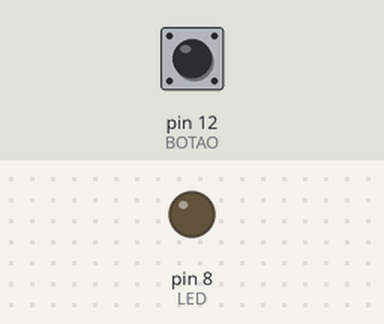
Recording of a sketch running on a simulated Arduino Uno, built with avr-gcc and run on an emulated ATmega328P. On the bench: output pins drawn as LEDs (lit = HIGH). The test bench sets the inputs (shaded band); at power-on: pin 12 (BOTAO) LOW.

Above: at 1.2 s.
1.3 s: pin 12 (BOTAO) pulled HIGH for 0.15 s
At 1.37 s:
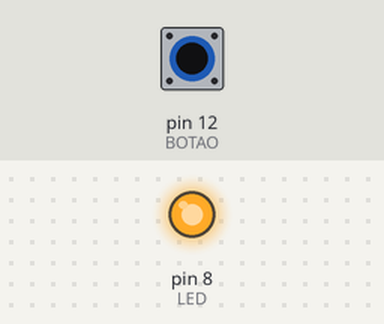
2.9 s: pin 12 (BOTAO) pulled HIGH for 3.2 s
At 7.2 s:
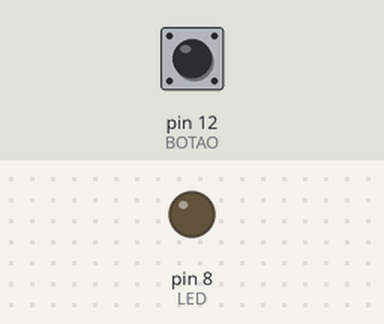
Timing chart, 0 to 8.7 s (numbered marks = the images above; inputs shaded):
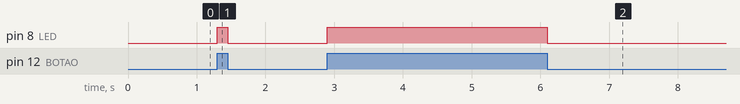

The sketch:

utilizando_um_botao_do_zero.ino
```cpp
int LED = 8;
int BOTAO = 12;
int ESTADO_BOTAO = 0;

void setup() {
  pinMode(LED, OUTPUT);
  pinMode(BOTAO, INPUT);
}

void loop() {
  ESTADO_BOTAO = digitalRead(BOTAO);

  if (ESTADO_BOTAO == HIGH) {
    digitalWrite(LED, HIGH);
  } else {
    digitalWrite(LED, LOW);
  }
}
```

Measured:
- after the input at 1.3 s, pin 8 (LED): LOW → HIGH at once, → LOW 0.15 s later
- after the input at 2.9 s, pin 8 (LED): LOW → HIGH at once, → LOW 3.2 s later
